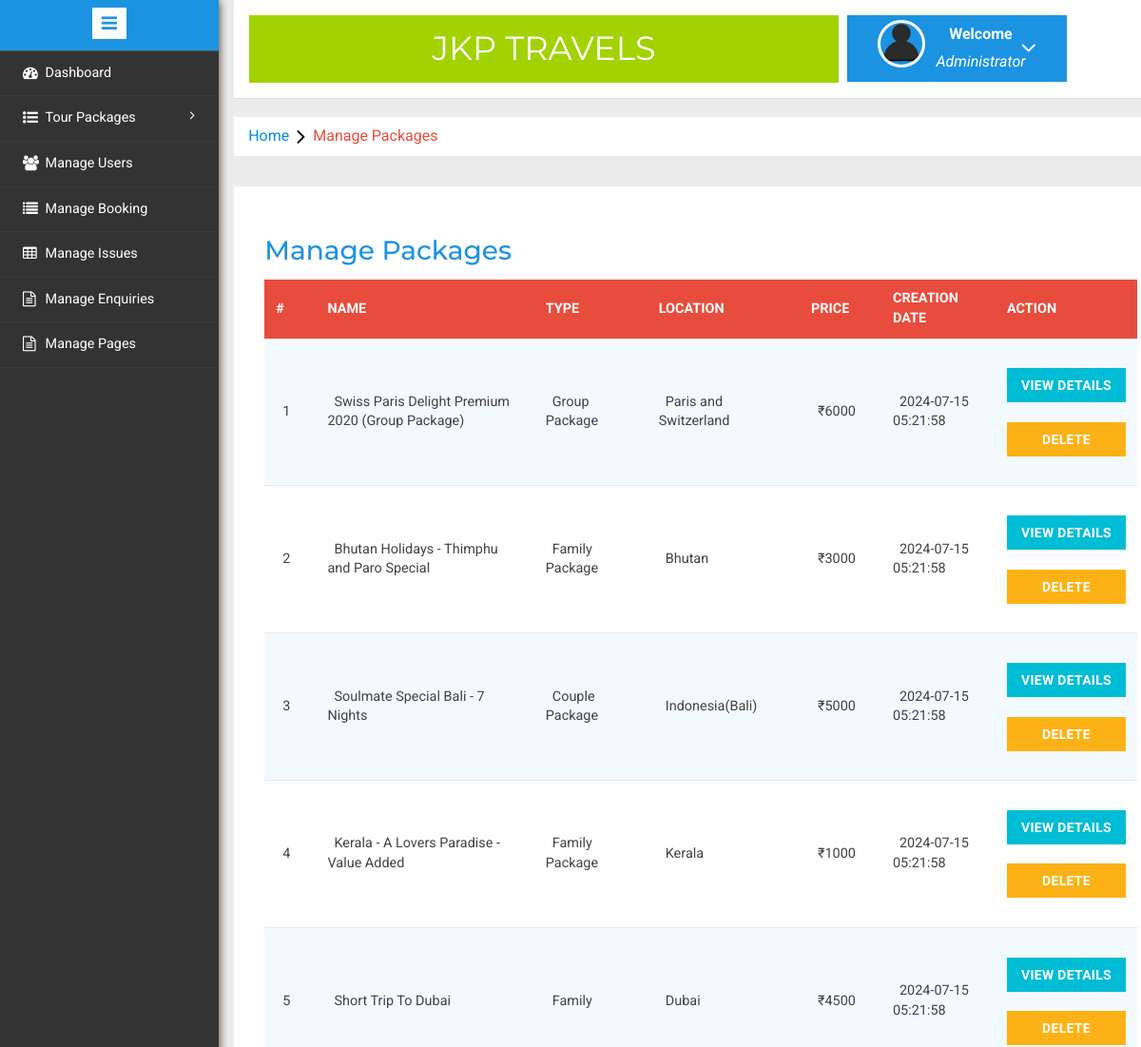
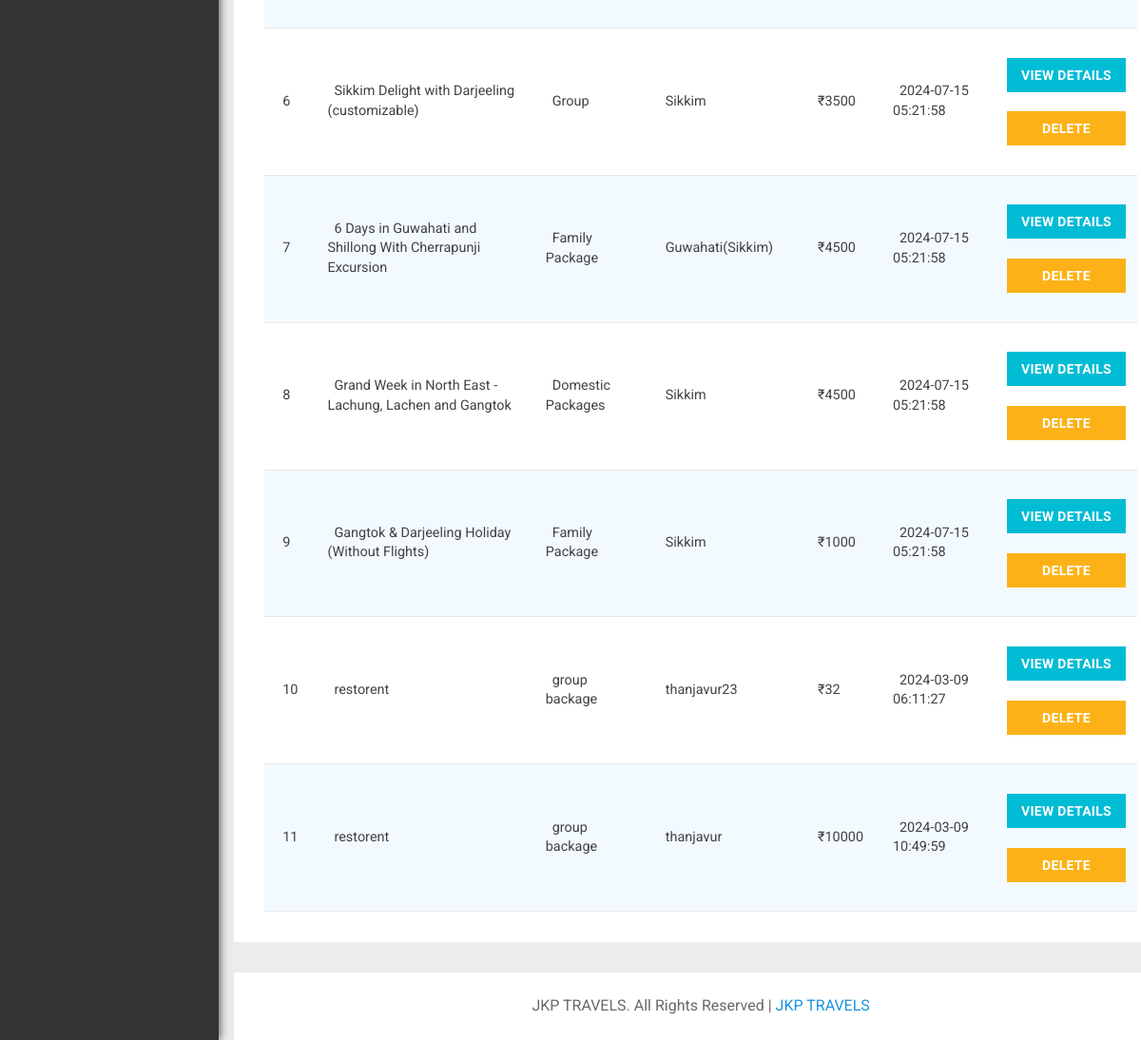
Page /admin/manage-packages.php (signed in) on the committed database (2 pictures, top to bottom).
### tables this page shows
CREATE TABLE `tbltourpackages` (
  `PackageId` int(11) NOT NULL,
  `PackageName` varchar(200) DEFAULT NULL,
  `PackageType` varchar(150) DEFAULT NULL,
  `number_of_people` text NOT NULL,
  `limit_of_people` text NOT NULL,
  `PackageLocation` varchar(100) DEFAULT NULL,
  `PackagePrice` int(11) DEFAULT NULL,
  `PackageFetures` varchar(255) DEFAULT NULL,
  `PackageDetails` mediumtext DEFAULT NULL,
  `PackageImage` varchar(100) DEFAULT NULL,
  `Creationdate` timestamp NULL DEFAULT current_timestamp(),
  `UpdationDate` timestamp NULL DEFAULT NULL ON UPDATE current_timestamp()
);

### admin/manage-packages.php (the view, shortened to what this page needs)
<?php session_start();
include('includes/config.php');
if(strlen($_SESSION['alogin'])==0){
header('location:index.php');
}else{
	?>
<!DOCTYPE HTML>
<html>
<head>
<link href="css/bootstrap.min.css" rel='stylesheet' type='text/css' />
<link href="css/style.css" rel='stylesheet' type='text/css' />
<link rel="stylesheet" href="css/morris.css" type="text/css"/>
<link href="css/font-awesome.css" rel="stylesheet">
<link rel="stylesheet" type="text/css" href="css/table-style.css" />
<link rel="stylesheet" type="text/css" href="css/basictable.css" />
<link rel="stylesheet" href="css/icon-font.min.css" type='text/css' />
</head>
<body>
   <div class="page-container">
<div class="left-content">
	   <div class="mother-grid-inner">
				<?php include('includes/header.php');?>
				</div>
<ol class="breadcrumb">
                <li class="breadcrumb-item"><a href="dashboard.php">Home</a><i class="fa fa-angle-right"></i>Manage Packages</li>
            </ol>
<div class="agile-grids">
				<div class="agile-tables">
					<div class="w3l-table-info">
					  <h2>Manage Packages</h2>
					    <table id="table">
						<thead>
						  <tr>
						  <th>#</th>
							<th >Name</th>
							<th>Type</th>
							<th>Location</th>
							<th>Price</th>
							<th>Creation Date</th>
							<th>Action</th>
						  </tr>
						</thead>
						<tbody>
<?php $sql = "SELECT * from tblTourPackages";
$query = $dbh -> prepare($sql);
$query->execute();
$results=$query->fetchAll(PDO::FETCH_OBJ);
$cnt=1;
if($query->rowCount() > 0)
{
foreach($results as $result)
{				?>
						  <tr>
							<td><?php echo htmlentities($cnt);?></td>
							<td><?php echo htmlentities($result->PackageName);?></td>
							<td><?php echo htmlentities($result->PackageType);?></td>
							<td><?php echo htmlentities($result->PackageLocation);?></td>
							<td>₹<?php echo htmlentities($result->PackagePrice);?></td>
							<td><?php echo htmlentities($result->Creationdate);?></td>
							<td><a href="update-package.php?pid=<?php echo htmlentities($result->PackageId);?>"><button type="button" class="btn btn-primary btn-block">View Details</button></a><br />
<a href="manage-packages.php?action=delete&&id=<?php echo $result->PackageId;?>" onclick="return confirm('Do you really want to delete?')" class="btn btn-danger btn-block">Delete</a>
							</td>
						  </tr>
						 <?php $cnt=$cnt+1;} }?>
						</tbody>
					  </table>
					</div>
			</div>
<?php include('includes/footer.php');?>
</div>
</div>
						<?php include('includes/sidebarmenu.php');?>
							</div>
</body>
</html>
<?php } ?>

### admin/includes/header.php (shortened to what this page needs)
<div class="header-main">
					<div class="logo-w3-agile">
								<h1><a href="dashboard.php">JKP TRAVELS</a></h1>
							</div>
						<div class="profile_details w3l">
								<ul>
									<li class="dropdown profile_details_drop">
										<a href="#" class="dropdown-toggle" data-toggle="dropdown" aria-expanded="false">
											<div class="profile_img">
												<span class="prfil-img"><img src="images/User-icon.png" alt=""> </span>
												<div class="user-name">
													<p>Welcome</p>
													<span>Administrator</span>
												</div>
												<i class="fa fa-angle-down"></i>
												<div class="clearfix"></div>
											</div>
										</a>
									</li>
								</ul>
							</div>
				</div>

### admin/includes/footer.php
<div class="copyrights">
	 <p>JKP TRAVELS. All Rights Reserved |  <a href="#">JKP TRAVELS</a> </p>
</div>

### admin/includes/sidebarmenu.php (shortened to what this page needs)
<div class="sidebar-menu">
					<header class="logo1">
						<a href="#" class="sidebar-icon"> <span class="fa fa-bars"></span> </a>
					</header>
                           <div class="menu">
									<ul id="menu" >
										<li><a href="dashboard.php"><i class="fa fa-tachometer"></i> <span>Dashboard</span><div class="clearfix"></div></a></li>
									 <li id="menu-academico" ><a href="#"><i class="fa fa-list-ul" aria-hidden="true"></i><span> Tour Packages</span> <span class="fa fa-angle-right" style="float: right"></span><div class="clearfix"></div></a>
										</li>
									<li id="menu-academico" ><a href="manage-users.php"><i class="fa fa-users" aria-hidden="true"></i><span>Manage Users</span><div class="clearfix"></div></a></li>
									<li><a href="manage-bookings.php"><i class="fa fa-list" aria-hidden="true"></i>  <span>Manage Booking</span><div class="clearfix"></div></a></li>
									 <li><a href="manageissues.php"><i class="fa fa-table"></i>  <span>Manage Issues</span><div class="clearfix"></div></a></li>
									<li><a href="manage-enquires.php"><i class="fa fa-file-text-o" aria-hidden="true"></i>  <span>Manage Enquiries</span><div class="clearfix"></div></a></li>
									<li><a href="manage-pages.php"><i class="fa fa-file-text-o" aria-hidden="true"></i>  <span>Manage Pages</span><div class="clearfix"></div></a></li>
								  </ul>
								</div>
							  </div>

### admin/css/table-style.css (style rules this page uses)
table { background: white; border-collapse: collapse; margin: 1em 0 0; width: 100%; }
table tr, table th, table td { border: none; border-bottom: 1px solid #e8e8e8; font-size: .95em; }
table th, table td { padding: 10px 12px; text-align: left; }
table th { background: #e74c3c; color: #fff; text-transform: uppercase; }
table tr td { background: #f3faff; color: #424242; }
table tr:nth-of-type(2n+2) td { background: #ffffff; }
table { width: 100%; }

### rows in the picture
tbltourpackages: PackageName "Swiss Paris Delight Premium 2020 (Group Package)", PackageType "Group Package", PackageLocation "Paris and Switzerland", PackagePrice "6000", Creationdate "2024-07-15 05:21:58"
tbltourpackages: PackageName "Bhutan Holidays - Thimphu and Paro Special", PackageType "Family Package", PackageLocation "Bhutan", PackagePrice "3000", Creationdate "2024-07-15 05:21:58"
tbltourpackages: PackageName "Soulmate Special Bali - 7 Nights", PackageType "Couple Package", PackageLocation "Indonesia(Bali)", PackagePrice "5000", Creationdate "2024-07-15 05:21:58"
tbltourpackages: PackageName "Kerala - A Lovers Paradise - Value Added", PackageType "Family Package", PackageLocation "Kerala", PackagePrice "1000", Creationdate "2024-07-15 05:21:58"
tbltourpackages: PackageName "Short Trip To Dubai", PackageType "Family", PackageLocation "Dubai", PackagePrice "4500", Creationdate "2024-07-15 05:21:58"
tbltourpackages: PackageName "Sikkim Delight with Darjeeling (customizable)", PackageType "Group", PackageLocation "Sikkim", PackagePrice "3500", Creationdate "2024-07-15 05:21:58"
tbltourpackages: PackageName "6 Days in Guwahati and Shillong With Cherrapunji Excursion", PackageType "Family Package", PackageLocation "Guwahati(Sikkim)", PackagePrice "4500", Creationdate "2024-07-15 05:21:58"
tbltourpackages: PackageName "Grand Week in North East - Lachung, Lachen and Gangtok", PackageType "Domestic Packages", PackageLocation "Sikkim", PackagePrice "4500", Creationdate "2024-07-15 05:21:58"
tbltourpackages: PackageName "Gangtok & Darjeeling Holiday (Without Flights)", PackageType "Family Package", PackageLocation "Sikkim", PackagePrice "1000", Creationdate "2024-07-15 05:21:58"
tbltourpackages: PackageName "restorent", PackageType "group backage", PackageLocation "thanjavur23", PackagePrice "32", Creationdate "2024-03-09 06:11:27"
tbltourpackages: PackageName "restorent", PackageType "group backage", PackageLocation "thanjavur", PackagePrice "10000", Creationdate "2024-03-09 10:49:59"
